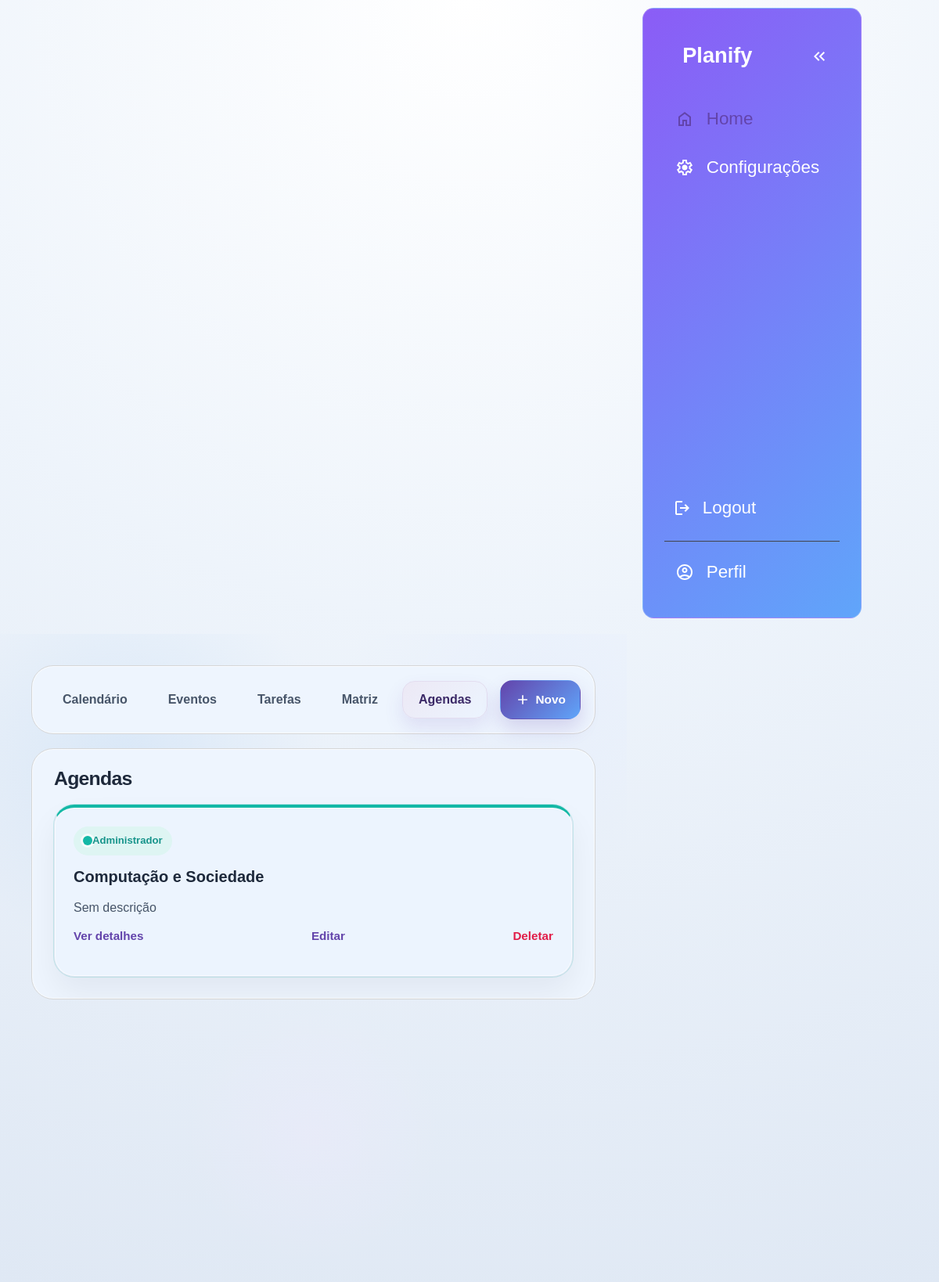
Page /schedules/main_calendar_view/?tab=agendas (signed in) on the committed database.
### schedules/models.py (models this page shows, shortened)
class Participant(models.Model):
    class Role(models.TextChoices):
        ADMIN = "admin", "Administrador"
        MEMBER = "member", "Participante"
    schedule = models.ForeignKey(
        Schedule,
        on_delete=models.CASCADE,
        related_name="participants"
    )
    user = models.ForeignKey(
        settings.AUTH_USER_MODEL,
        on_delete=models.CASCADE,
        related_name="participations"
    )
    role = models.CharField(max_length=10, choices=Role.choices, default=Role.MEMBER)
    joined_at = models.DateTimeField(auto_now_add=True)
    class Meta:
        unique_together = ("schedule", "user")
    @property
    def is_admin(self):
        return self.role == self.Role.ADMIN

class Schedule(models.Model):
    name = models.CharField(max_length=200)
    description = models.TextField(blank=True)
    color = models.CharField(max_length=7, default="#59e7ec", validators=[color_validator])
    icon_emoji = models.CharField(max_length=16, blank=True)
    icon_image = models.ImageField(upload_to="schedule_icons/", blank=True, null=True)
    activity_type_colors = models.JSONField(blank=True, default=default_activity_type_colors)
    created_at = models.DateTimeField(auto_now_add=True)

### schedules/views.py (the view)
# urls.py: path("main_calendar_view/", views.main_calendar_view, name="main_calendar_view"),
@login_required
def main_calendar_view(request):
    today = date.today()
    active_tab = resolve_main_tab(request)
    try:
        month = int(request.GET.get("mes", today.month))
        year = int(request.GET.get("ano", today.year))
        if not (1 <= month <= 12):
            month, year = today.month, today.year
    except (ValueError, TypeError):
        month, year = today.month, today.year
    prev_month, prev_year = (12, year - 1) if month == 1 else (month - 1, year)
    next_month, next_year = (1, year + 1) if month == 12 else (month + 1, year)
    cal = calendar.Calendar(firstweekday=6)
    calendar_days = list(cal.itermonthdays(year, month))
    participations = request.user.participations.select_related("schedule").prefetch_related(
        "schedule__participants__user"
    ).all()
    schedule_ids = participations.values_list("schedule_id", flat=True)
    filter_kinds = request.GET.getlist("kind")
    filter_categories = request.GET.getlist("category")
    if not filter_kinds:
        filter_kinds = ["event", "task"]
    if not filter_categories:
        filter_categories = [
        "class", "exam", "assignment",
        "study", "meeting", "presentation", "personal"
        ]
    admin_participations = request.user.participations.select_related("schedule").prefetch_related(
        "schedule__participants__user"
    ).filter(
        role=Participant.Role.ADMIN
    )
    admin_schedule_ids = list(admin_participations.values_list("schedule_id", flat=True))
    user_checks = ActivityCheck.objects.filter(
    activity_id=OuterRef("pk"),
    user=request.user
)
    activities = Activity.objects.filter(
        schedule_id__in=schedule_ids,
        date__year=year,
        date__month=month,
    ).annotate(
        is_checked_for_user=Exists(user_checks)
    ).select_related("schedule").order_by("start_time")
    if filter_kinds:
        activities = activities.filter(kind__in=filter_kinds)
    if filter_categories:
        activities = activities.filter(activity_type__in=filter_categories)
    checked_ids = set(
    ActivityCheck.objects.filter(
        user=request.user,
        activity__schedule_id__in=schedule_ids,
    ).values_list("activity_id", flat=True)
    )
    activities_by_day = {}
    for activity in activities:
        if activity.date:
            activity.resolved_color = resolve_activity_color(activity)
            day = activity.date.day
            activities_by_day.setdefault(day, []).append(activity)
    future_events = attach_resolved_colors(Activity.objects.filter(
        schedule_id__in=schedule_ids,
        kind=Activity.Kind.EVENT,
        date__gte=today,
    ).exclude(
        checks__user=request.user
    ).select_related("schedule").order_by("date", "start_time"))
    completed_events = attach_resolved_colors(Activity.objects.filter(
        schedule_id__in=schedule_ids,
        kind=Activity.Kind.EVENT,
        checks__user=request.user,
    ).select_related("schedule").order_by("date", "start_time"))
    pending_tasks_base = Activity.objects.filter(
        schedule_id__in=schedule_ids,
        kind=Activity.Kind.TASK,
    ).exclude(
        checks__user=request.user
    ).select_related("schedule")
    pending_tasks = attach_resolved_colors(
        pending_tasks_base.order_by("date", "start_time", "created_at")
    )
    all_pending_activities = Activity.objects.filter(
        schedule_id__in=schedule_ids,
    ).exclude(
        checks__user=request.user
    ).select_related("schedule")
    priority_sections = [
        {
            "value": section["value"],
            "title": section["title"],
            "label": section["label"],
            "description": section["description"],
            "tasks": attach_resolved_colors(
                all_pending_activities.filter(priority=section["value"]).order_by(
                    "date", "start_time", "created_at"
                )
            ),
        }
        for section in PRIORITY_MATRIX_SECTIONS
    ]
    month_names = [
        "", "Janeiro", "Fevereiro", "Março", "Abril", "Maio", "Junho",
        "Julho", "Agosto", "Setembro", "Outubro", "Novembro", "Dezembro"
    ]
    completed_tasks = attach_resolved_colors(Activity.objects.filter(
        schedule_id__in=schedule_ids,
        kind=Activity.Kind.TASK,
        checks__user=request.user,
    ).select_related("schedule").order_by("date"))
    return render(request, "schedules/calendar.html", {
        "participations": participations,
        "admin_participations": admin_participations,
        "calendar_days": calendar_days,
        "activities_by_day": activities_by_day,
        "total_activities": activities.count(),
        "month": month,
        "year": year,
        "month_name": month_names[month],
        "prev_month": prev_month,
        "prev_year": prev_year,
        "next_month": next_month,
        "next_year": next_year,
        "today_day": today.day,
        "today_month": today.month,
        "today_year": today.year,
        "future_events": future_events,
        "pending_tasks": pending_tasks,
        "priority_sections": priority_sections,
        "admin_schedule_ids": admin_schedule_ids,
        "checked_ids": checked_ids,
        "completed_events": completed_events,
        "completed_tasks": completed_tasks,
        "activity_type_color_defaults": ACTIVITY_TYPE_COLOR_DEFAULTS,
        "active_tab": active_tab,
    })

### schedules/templates/schedules/calendar.html (shortened to what this page needs)
﻿{% load static %}
{% load calendar_tags %}
<!DOCTYPE html>
<html lang="pt-br">
<head>
  <link rel="stylesheet" href="{% static 'schedules/css/calendar.css' %}" />
  <link rel="stylesheet" href="{% static 'tp_es/css/base.css' %}" />
</head>
<body class="schedule-page">
  <nav id="sidebar">
    {% with rota_atual=request.resolver_match.url_name %}
    <ul>
      <li>
        <span class="logo">Planify</span>
        <button onclick="toggleSidebar()" id="toggle-btn">
          <svg xmlns="http://www.w3.org/2000/svg" height="24px" viewBox="0 -960 960 960" width="24px" fill="#e3e3e3">
            <path d="M440-240 200-480l240-240 56 56-183 184 183 184-56 56Zm264 0L464-480l240-240 56 56-183 184 183 184-56 56Z" />
          </svg>
        </button>
      </li>
      <li class="{% if rota_atual == 'main_calendar_view' %}active{% endif %}">
        <a href="{% url 'schedules:main_calendar_view' %}">
          {% if ui_icons.agenda_icon_image %}
            <img src="{{ ui_icons.agenda_icon_image.url }}" class="sidebar-icon-image" alt="" onerror="this.style.display='none'" />
          {% elif ui_icons.agenda_icon_emoji %}
            <span class="sidebar-icon-emoji" aria-hidden="true">{{ ui_icons.agenda_icon_emoji }}</span>
          {% else %}
          <svg xmlns="http://www.w3.org/2000/svg" height="24px" viewBox="0 -960 960 960" width="24px" fill="#e3e3e3">
            <path d="M240-200h120v-240h240v240h120v-360L480-740 240-560v360Zm-80 80v-480l320-240 320 240v480H520v-240h-80v240H160Zm320-350Z" />
          </svg>
          {% endif %}
          <span>Home</span>
        </a>
      </li>
      <li class="{% if rota_atual == 'settings_page' %}active{% endif %}">
        <a href="{% url 'accounts:settings_page' %}">
          <span>Configurações</span>
        </a>
      </li>
      <li class="logout-item">
        <form action="{% url 'schedules:logout' %}" method="post" class="logout-form">
          <button type="submit" class="logout-btn">
            <svg xmlns="http://www.w3.org/2000/svg" height="24px" viewBox="0 -960 960 960" width="24px" fill="#e3e3e3">
              <path d="M200-120q-33 0-56.5-23.5T120-200v-560q0-33 23.5-56.5T200-840h280v80H200v560h280v80H200Zm440-160-55-58 102-102H360v-80h327L585-622l55-58 200 200-200 200Z" />
            </svg>
            <span>Logout</span>
          </button>
        </form>
      </li>
      <li class="profile-item {% if rota_atual == 'user_space' %}active{% endif %}">
        <a href="{% url 'accounts:user_space' %}">
          <span>Perfil</span>
        </a>
      </li>
    </ul>
    {% endwith %}
  </nav>
  <main>
    <div class="tabs-header">
      <div class="tabs-topbar">
        <div class="tab-buttons">
          <button class="tab-btn {% if active_tab == 'calendario' %}active{% endif %}" content-id="calendario">
            Calend&aacute;rio
          </button>
          <button class="tab-btn {% if active_tab == 'eventos' %}active{% endif %}" content-id="eventos">
            Eventos
          </button>
          <button class="tab-btn {% if active_tab == 'tarefas' %}active{% endif %}" content-id="tarefas">
            Tarefas
          </button>
          <button class="tab-btn {% if active_tab == 'matriz' %}active{% endif %}" content-id="matriz">
            Matriz
          </button>
          <button class="tab-btn {% if active_tab == 'agendas' %}active{% endif %}" content-id="agendas">
            Agendas
          </button>
        </div>
        <div class="tab-actions">
          <button class="action-btn action-btn--primary" id="new-btn">
            <svg xmlns="http://www.w3.org/2000/svg" height="20px" viewBox="0 -960 960 960" width="20px">
              <path d="M440-440H200v-80h240v-240h80v240h240v80H520v240h-80v-240Z" />
            </svg>
            Novo
          </button>
        </div>
      </div>
      <div class="tab-contents">
          <div class="content {% if active_tab == 'agendas' %}show{% endif %}" id="agendas">
            <div class="panel-header">
           <div>
             <h1>Agendas</h1>
          </div>
          </div>
          <div class="schedules-list">
            {% for participation in participations %}
              <article class="list-card list-card--schedule" style="--schedule-color: {{ participation.schedule.color|default:'#59e7ec' }};">
                <div class="list-card__top">
                  <span class="list-badge list-badge--schedule">
                    <span class="schedule-color-dot" aria-hidden="true"></span>
                    {% if participation.is_admin %}Administrador{% else %}Participante{% endif %}
                  </span>
                </div>
                <h3>{{ participation.schedule.name }}</h3>
                <p>{{ participation.schedule.description|default:"Sem descri&ccedil;&atilde;o" }}</p>
                <div class="list-card__actions">
                  <button
                    type="button"
                    class="text-link"
                    data-schedule-id="{{ participation.schedule.id }}"
                    data-schedule-name="{{ participation.schedule.name|escapejs }}"
                    data-schedule-description="{{ participation.schedule.description|default_if_none:''|escapejs }}"
                    data-schedule-color="{{ participation.schedule.color|default:'#59e7ec' }}"
                    data-schedule-icon-emoji="{{ participation.schedule.icon_emoji|escapejs }}"
                    data-schedule-icon-image-url="{% if participation.schedule.icon_image %}{{ participation.schedule.icon_image.url|escapejs }}{% endif %}"
                    data-activity-type-color-class="{{ participation.schedule.activity_type_colors|get_item:'class' }}"
                    data-activity-type-color-exam="{{ participation.schedule.activity_type_colors|get_item:'exam' }}"
                    data-activity-type-color-assignment="{{ participation.schedule.activity_type_colors|get_item:'assignment' }}"
                    data-activity-type-color-study="{{ participation.schedule.activity_type_colors|get_item:'study' }}"
                    data-activity-type-color-meeting="{{ participation.schedule.activity_type_colors|get_item:'meeting' }}"
                    data-activity-type-color-presentation="{{ participation.schedule.activity_type_colors|get_item:'presentation' }}"
                    data-activity-type-color-personal="{{ participation.schedule.activity_type_colors|get_item:'personal' }}"
                    data-schedule-participants-id="schedule-participants-{{ participation.schedule.id }}"
                    onclick="openScheduleDetailsModal(this)"
                  >
                    Ver detalhes
                  </button>
                  {% if participation.is_admin %}
                    <button
                      type="button"
                      class="text-link"
                      data-schedule-id="{{ participation.schedule.id }}"
                      data-schedule-name="{{ participation.schedule.name|escapejs }}"
                      data-schedule-description="{{ participation.schedule.description|default_if_none:''|escapejs }}"
                      data-schedule-color="{{ participation.schedule.color|default:'#59e7ec' }}"
                      data-schedule-icon-emoji="{{ participation.schedule.icon_emoji|escapejs }}"
                      data-schedule-icon-image-url="{% if participation.schedule.icon_image %}{{ participation.schedule.icon_image.url|escapejs }}{% endif %}"
                      data-activity-type-color-class="{{ participation.schedule.activity_type_colors|get_item:'class' }}"
                      data-activity-type-color-exam="{{ participation.schedule.activity_type_colors|get_item:'exam' }}"
                      data-activity-type-color-assignment="{{ participation.schedule.activity_type_colors|get_item:'assignment' }}"
                      data-activity-type-color-study="{{ participation.schedule.activity_type_colors|get_item:'study' }}"
                      data-activity-type-color-meeting="{{ participation.schedule.activity_type_colors|get_item:'meeting' }}"
                      data-activity-type-color-presentation="{{ participation.schedule.activity_type_colors|get_item:'presentation' }}"
                      data-activity-type-color-personal="{{ participation.schedule.activity_type_colors|get_item:'personal' }}"
                      data-schedule-participants-id="schedule-participants-{{ participation.schedule.id }}"
                      onclick="handleEditScheduleClick(event, this)"
                    >
                      Editar
                    </button>
                    <form method="post" action="{% url 'schedules:delete_schedule' participation.schedule.id %}" class="inline-form">
                      <button type="submit" class="text-link text-link--danger" onclick="return confirm('Tem certeza que deseja deletar esta agenda?')">Deletar</button>
                    </form>
                  {% else %}
                    <form method="post" action="{% url 'schedules:leave_schedule' participation.schedule.id %}" class="inline-form">
                      {% csrf_token %}
                      <button type="submit" class="text-link text-link--danger" onclick="return confirm('Tem certeza que deseja sair desta agenda?')">Sair da agenda</button>
                    </form>
                  {% endif %}
                </div>
              </article>
            {% empty %}
              <div class="empty-state">
                <h3>Nenhuma agenda encontrada</h3>
                <p>Crie uma nova agenda para come&ccedil;ar a organizar eventos e tarefas com sua equipe.</p>
              </div>
            {% endfor %}
          </div>
        </div>
      </div>
    </div>
  </main>
</body>
</html>

### rows in the picture
Participant: role "Administrador", schedule.name "Computação e Sociedade", schedule.description "Sem descrição"
